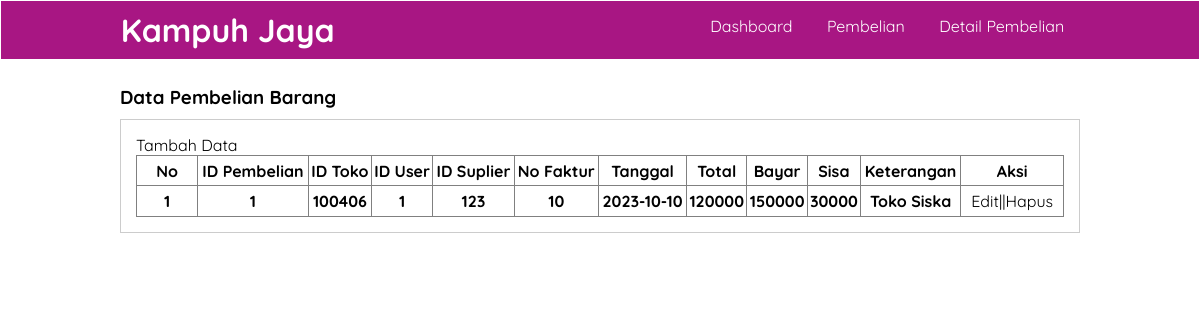
The page /pembelian.php (signed in) on the database its author committed.
### tables this page shows
CREATE TABLE `pembelian` (
  `id_pembelian` int(11) NOT NULL,
  `id_toko` int(11) NOT NULL,
  `id_user` int(11) NOT NULL,
  `no_faktur` varchar(50) NOT NULL,
  `tanggal_pembelian` date NOT NULL,
  `id_suplier` int(11) NOT NULL,
  `total` int(11) NOT NULL,
  `bayar` int(11) NOT NULL,
  `sisa` int(11) NOT NULL,
  `keterangan` varchar(100) NOT NULL,
  `created_at` timestamp NOT NULL DEFAULT current_timestamp() ON UPDATE current_timestamp()
);

### pembelian.php (the view, shortened to what this page needs)
<?php
     include "koneksi.php";
    $query = mysqli_query($conn,'SELECT * FROM pembelian');
?>
<!DOCTYPE html>
<html lang="en">
<head>
    <link rel="stylesheet" href="dekorasi.css">
</head>
<body>
    <header>
        <div class="container">
        <h1><a href="dashboard.php">Kampuh Jaya</a></h1>
        <ul>
            <li><a href="./dashboard/index.html">Dashboard</a></li>
            <li><a href="pembelian.php">Pembelian</a></li>
            <li><a href="detail_pembelian">Detail Pembelian</a></li>
        </ul>
        </div>
    </header>
    <div class="section">
        <div class="container">
            <h3>Data Pembelian Barang</h3>
            <div class="box">
                <p><a href="tambah_pembelian.php">Tambah Data</a></p>
                <table border="1" cellspacing="0" class="table">
                    <thead>
                        <tr>
                            <th width="60px">No</th>
                            <th>ID Pembelian</th>
                            <th>ID Toko</th>
                            <th>ID User</th>
                            <th>ID Suplier</th>
                            <th>No Faktur</th>
                            <th>Tanggal</th>
                            <th>Total</th>
                            <th>Bayar</th>
                            <th>Sisa</th>
                            <th>Keterangan</th>
                            <th width="100px">Aksi</th>
                        </tr>
                    </thead>
                    <tbody>
                    <?php
                    $no = 1;
                    while($pembelian = mysqli_fetch_assoc($query)):?>
                        <tr>
                        <th><?php echo $no++ ?></th>
                        <th><?php echo $pembelian["id_pembelian"] ?></th>
                        <th><?php echo $pembelian["id_toko"] ?></th>
                        <th><?php echo $pembelian["id_user"] ?></th>
                        <th><?php echo $pembelian["id_suplier"] ?></th>
                        <th><?php echo $pembelian["no_faktur"] ?></th>
                        <th><?php echo $pembelian["tanggal_pembelian"] ?></th>
                        <th><?php echo $pembelian["total"] ?></th>
                        <th><?php echo $pembelian["bayar"] ?></th>
                        <th><?php echo $pembelian["sisa"] ?></th>
                        <th><?php echo $pembelian["keterangan"] ?></th>
                        <td>
                            <a href="./proses/edit_pelanggan.php?id=<?php echo $data_pelanggan['id_pelanggan'] ?>">Edit</a>||<a href="./proses/hapus_pelanggan.php?id=<?php echo $data_pelanggan['id_pelanggan'] ?>" onclick="return confirm('Anda yakin ingin menghapus data ini??')">Hapus</a>
                        </td>
                        </tr>
                    <?php endwhile ?>
</tbody>
</body>
</html>

### dekorasi.css (style rules this page uses)
* { padding: 0; margin: 0; font-family: 'quicksand', sans-serif; }
a { color: inherit; text-decoration: none; }
body { background-color: #fff }
header { border: 1px solid; background-color: #a81683; color: #fff; }
header h1 { float: left; padding: 9px 0; }
header ul { float: right; }
header ul li { display: inline-block; }
header ul li a { padding: 15px; display: inline-block; }
.container { width: 80%; margin: 0 auto; }
.container:after { content: ''; display: block; clear: both; }
.section { padding: 25px 0; }
.box { background-color: #fff; border: 1px solid #ccc; padding: 15px; box-sizing: border-box; margin: 10px 0 25px 0; }
.box:after { content: ''; display: block; clear: both; }
.table { width: 100%; border-collapse: collapse; }
.table tr { height: 30px; }
.table tr td { padding: 5px 10px; }

### rows shown on the page
pembelian: id_pembelian "1", id_toko "100406", id_user "1", id_suplier "123", no_faktur "10", tanggal_pembelian "2023-10-10", total "120000", bayar "150000", sisa "30000", keterangan "Toko Siska"
